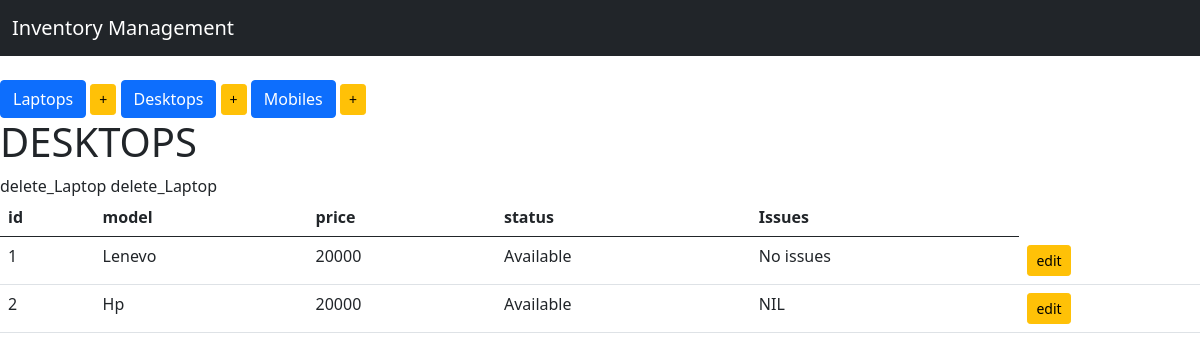
/display_Desktops, run on the app's committed database.
### The_Inventory/models.py (models this page shows, shortened)
class Devices(models.Model):
    type = models.CharField(max_length=100, blank=True)
    Price = models.IntegerField(default = 20000)
    choices=(
        ('Available', 'Stock is available'),
        ('Sold', 'Stocks  are soldout'),
        ('Restocking', 'Restoking currently')
    )
    status = models.CharField(default='Available', max_length=200, choices=choices)
    issues = models.TextField()
    class Meta:
        abstract = True #for not displaying the table in database

class DeskTop(Devices):
    pass

### The_Inventory/views.py (the view)
# urls.py: path('display_Desktops', display_Desktops, name="display_Desktops"),
def display_Desktops(request):
    items = DeskTop.objects.all()
    context = {
        'items': items,
        'HEADER': 'DESKTOPS',
    }
    return render(request, 'index.html', context)

### templates/index.html (shortened to what this page needs)
{% extends 'base.html' %}
{% block content %}
<br>
<div class="button group">
    <a href="{% url 'display_Laptops' %}" class="btn btn-primary btn-md" role="button">Laptops</a>
    <a href="add_laptop" class="btn btn-warning btn-sm" role="button">+</a>
    <a href="{% url 'display_Desktops' %}" class="btn btn-primary btn-md" role="button">Desktops</a>
    <a href="add_Desktop" class="btn btn-warning btn-sm" role="button">+</a>
    <a href="{% url 'display_Mobiles' %}" class="btn btn-primary btn-md" role="button">Mobiles</a>
    <a href="add_Mobile" class="btn btn-warning btn-sm" role="button">+</a>
</div>
<h1>{{HEADER}}</h1>
<table class="table table-hover">
    <thead>
    <tr>
        <th>id</th>
        <th>model</th>
        <th>price</th>
        <th>status</th>
        <th>Issues</th>
    </tr>
    </thead>
    <tbody>
    {% for item in items %}
    <tr>
        <td>{{item.pk}}</td>
        <td>{{item.type}}</td>
        <td>{{item.Price}}</td>
        <td>{{item.status}}</td>
        <td>{{item.issues}}</td>
        {% if HEADER == "LAPTOPS" %}
        <td>
            <a href="{% url 'edit_Laptop' item.pk %}" class="btn btn-warning btn-sm" role="button"> edit</a>
            <a href="{% url 'delete_Laptop' item.pk %}" class="btn btn-warning btn-sm" role="button"> delete</a>
        </td>
        {% elif HEADER == "DESKTOPS" %}delete_Laptop
        <td>
            <a href="{% url 'edit_Desktop' item.pk %}" class="btn btn-warning btn-sm" role="button">edit</a>
        </td>
        {% elif HEADER == "MOBILES" %}
        <td>
            <a href="{% url 'edit_Mobile' item.pk %}" class="btn btn-warning btn-sm" role="button"> edit</a>
        </td>
    </tr>
        {% endif %}
    {% endfor %}
    </tbody>
</table>
{% endblock %}

### data on the page
DeskTop: pk "1", type "Lenevo", Price "20000", status "Available", issues "No issues"
DeskTop: pk "2", type "Hp", Price "20000", status "Available", issues "NIL"

### other printed values
{{ HEADER }} "DESKTOPS"
